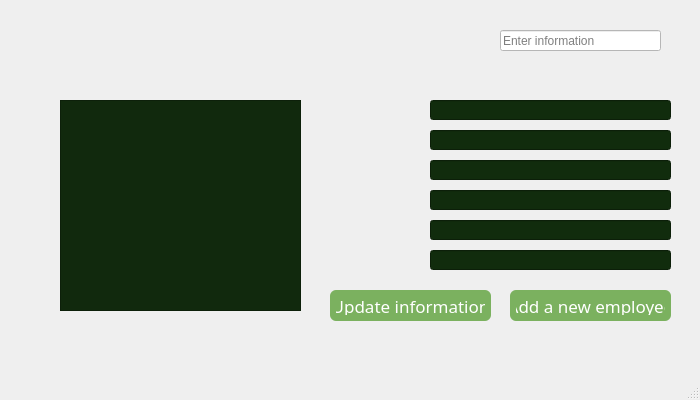
<?xml version="1.0" encoding="UTF-8"?>
<ui version="4.0">
 <class>MainWindow</class>
 <widget class="QMainWindow" name="MainWindow">
  <property name="geometry">
   <rect>
    <x>0</x>
    <y>0</y>
    <width>700</width>
    <height>400</height>
   </rect>
  </property>
  <property name="minimumSize">
   <size>
    <width>700</width>
    <height>400</height>
   </size>
  </property>
  <property name="maximumSize">
   <size>
    <width>700</width>
    <height>400</height>
   </size>
  </property>
  <property name="windowTitle">
   <string>Employees Management</string>
  </property>
  <widget class="QWidget" name="centralwidget">
   <widget class="QLabel" name="label">
    <property name="geometry">
     <rect>
      <x>0</x>
      <y>0</y>
      <width>701</width>
      <height>341</height>
     </rect>
    </property>
    <property name="text">
     <string/>
    </property>
    <property name="pixmap">
     <pixmap>../images/employee_management.png</pixmap>
    </property>
    <property name="scaledContents">
     <bool>true</bool>
    </property>
   </widget>
   <widget class="QLineEdit" name="lineEditEnter">
    <property name="geometry">
     <rect>
      <x>500</x>
      <y>30</y>
      <width>161</width>
      <height>21</height>
     </rect>
    </property>
    <property name="styleSheet">
     <string notr="true">background-color: rgb(255, 255, 255);
color: rgb(0, 0, 0);</string>
    </property>
    <property name="placeholderText">
     <string>Enter information</string>
    </property>
   </widget>
   <widget class="QLineEdit" name="lineEditFullName">
    <property name="geometry">
     <rect>
      <x>430</x>
      <y>100</y>
      <width>241</width>
      <height>20</height>
     </rect>
    </property>
    <property name="styleSheet">
     <string notr="true">background-color: rgb(17, 44, 13);</string>
    </property>
   </widget>
   <widget class="QLineEdit" name="lineEditRole">
    <property name="geometry">
     <rect>
      <x>430</x>
      <y>130</y>
      <width>241</width>
      <height>20</height>
     </rect>
    </property>
    <property name="styleSheet">
     <string notr="true">background-color: rgb(17, 44, 13);
</string>
    </property>
   </widget>
   <widget class="QLineEdit" name="lineEditPhone">
    <property name="geometry">
     <rect>
      <x>430</x>
      <y>160</y>
      <width>241</width>
      <height>20</height>
     </rect>
    </property>
    <property name="styleSheet">
     <string notr="true">background-color: rgb(17, 44, 13);</string>
    </property>
   </widget>
   <widget class="QLineEdit" name="lineEdit_6">
    <property name="geometry">
     <rect>
      <x>430</x>
      <y>220</y>
      <width>241</width>
      <height>20</height>
     </rect>
    </property>
   </widget>
   <widget class="QLineEdit" name="lineEdit_5">
    <property name="geometry">
     <rect>
      <x>430</x>
      <y>190</y>
      <width>241</width>
      <height>20</height>
     </rect>
    </property>
   </widget>
   <widget class="QLineEdit" name="lineEditShift">
    <property name="geometry">
     <rect>
      <x>430</x>
      <y>220</y>
      <width>241</width>
      <height>20</height>
     </rect>
    </property>
    <property name="styleSheet">
     <string notr="true">background-color: rgb(17, 44, 13);</string>
    </property>
   </widget>
   <widget class="QLineEdit" name="lineEditAssignedPets">
    <property name="geometry">
     <rect>
      <x>430</x>
      <y>190</y>
      <width>241</width>
      <height>20</height>
     </rect>
    </property>
    <property name="styleSheet">
     <string notr="true">background-color: rgb(17, 44, 13);
</string>
    </property>
   </widget>
   <widget class="QLineEdit" name="lineEditStatus">
    <property name="geometry">
     <rect>
      <x>430</x>
      <y>250</y>
      <width>241</width>
      <height>20</height>
     </rect>
    </property>
    <property name="styleSheet">
     <string notr="true">background-color: rgb(17, 44, 13);</string>
    </property>
   </widget>
   <widget class="QScrollArea" name="scrollArea">
    <property name="geometry">
     <rect>
      <x>60</x>
      <y>100</y>
      <width>241</width>
      <height>211</height>
     </rect>
    </property>
    <property name="styleSheet">
     <string notr="true">background-color: rgb(17, 41, 13);</string>
    </property>
    <property name="widgetResizable">
     <bool>true</bool>
    </property>
    <widget class="QWidget" name="scrollAreaWidgetContents">
     <property name="geometry">
      <rect>
       <x>0</x>
       <y>0</y>
       <width>239</width>
       <height>209</height>
      </rect>
     </property>
     <layout class="QVBoxLayout" name="verticalLayout_2">
      <item>
       <layout class="QVBoxLayout" name="verticalLayoutEmployee"/>
      </item>
     </layout>
    </widget>
   </widget>
   <widget class="QPushButton" name="pushButtonUpdate">
    <property name="geometry">
     <rect>
      <x>330</x>
      <y>290</y>
      <width>161</width>
      <height>31</height>
     </rect>
    </property>
    <property name="font">
     <font>
      <family>Segoe UI Black</family>
      <pointsize>13</pointsize>
      <weight>50</weight>
      <italic>false</italic>
      <bold>false</bold>
     </font>
    </property>
    <property name="styleSheet">
     <string notr="true">QPushButton {
    background-color: rgb(123, 177, 95);
    color: rgb(255, 255, 255);
    font: 13pt &quot;Segoe UI Black&quot;;
    border-radius: 6px;
    padding: 6px;
}

QPushButton:hover {
    background-color: rgb(140, 200, 110);
}

QPushButton:pressed {
    background-color: rgb(90, 150, 70);
}
</string>
    </property>
    <property name="text">
     <string>Update information</string>
    </property>
   </widget>
   <widget class="QPushButton" name="pushButtonAdd">
    <property name="geometry">
     <rect>
      <x>510</x>
      <y>290</y>
      <width>161</width>
      <height>31</height>
     </rect>
    </property>
    <property name="font">
     <font>
      <family>Segoe UI Black</family>
      <pointsize>13</pointsize>
      <weight>50</weight>
      <italic>false</italic>
      <bold>false</bold>
     </font>
    </property>
    <property name="styleSheet">
     <string notr="true">QPushButton {
    background-color: rgb(123, 177, 95);
    color: rgb(255, 255, 255);
    font: 13pt &quot;Segoe UI Black&quot;;
    border-radius: 6px;
    padding: 6px;
}

QPushButton:hover {
    background-color: rgb(140, 200, 110);
}

QPushButton:pressed {
    background-color: rgb(90, 150, 70);
}
</string>
    </property>
    <property name="text">
     <string>Add a new employee</string>
    </property>
   </widget>
  </widget>
  <widget class="QMenuBar" name="menubar">
   <property name="geometry">
    <rect>
     <x>0</x>
     <y>0</y>
     <width>700</width>
     <height>38</height>
    </rect>
   </property>
  </widget>
  <widget class="QStatusBar" name="statusbar"/>
 </widget>
 <resources/>
 <connections/>
</ui>
